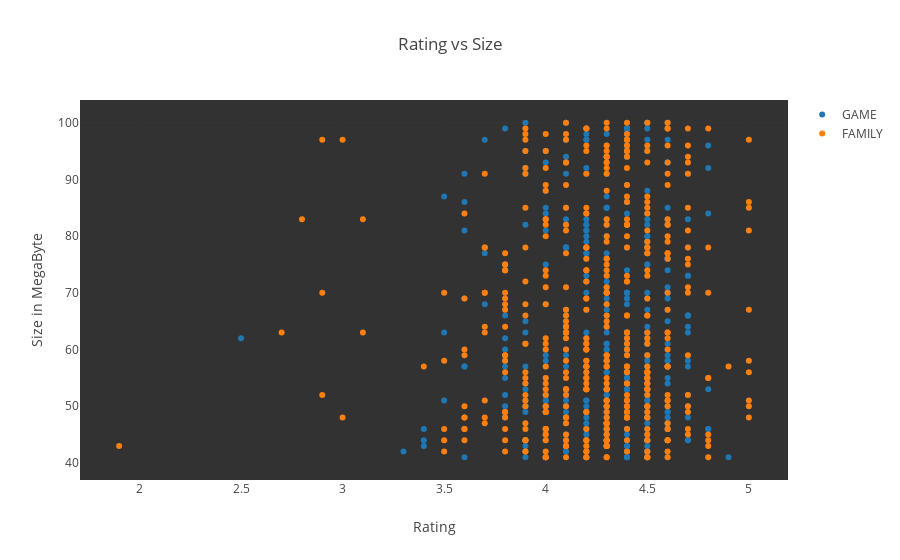

Write notebook code for a chart like this one.
### Markdown cell above
### Most top rated apps are sized between 2MB to 40MB

### Code cell
subset_df = df[df.Size > 40]
groups_temp = subset_df.groupby('Category').filter(lambda x: len(x) >20)

data = [{
    'x': groups_temp.loc[subset_df.Category==category[1]]['Rating'], 
    'type':'scatter',
    'y' : subset_df['Size'],
    'name' : str(category[1]),
    'mode' : 'markers',
    'showlegend': True,
    } for category in enumerate(['GAME', 'FAMILY'])]


layout = {'title':"Rating vs Size", 
          'xaxis': {'title' : 'Rating'},
          'yaxis' : {'title' : 'Size in MegaByte'},
         'plot_bgcolor': 'rgb(50,50,50)'}

plotly.offline.iplot({'data': data, 'layout': layout})

### Figure 1 — Plotly figure (JSON) as saved in the notebook; plotly's stock layout.template omitted (floating-point values rounded to 4 significant figures; data arrays with more than 128 entries replaced by an {"elided": "..."} marker saying what was removed)
{"data": [{"mode": "markers", "name": "GAME", "showlegend": true, "type": "scatter", "uid": "e3ab1fdf-5673-43e7-93ef-2693c495bdd7", "x": {"elided": "397 float values"}, "y": {"elided": "1307 int values"}}, {"mode": "markers", "name": "FAMILY", "showlegend": true, "type": "scatter", "uid": "c2a6800d-92c4-4d9d-bb3a-6fe7941a6c87", "x": {"elided": "456 float values"}, "y": {"elided": "1307 int values"}}], "layout": {"plot_bgcolor": "rgb(50,50,50)", "title": {"text": "Rating vs Size"}, "xaxis": {"title": {"text": "Rating"}}, "yaxis": {"title": {"text": "Size in MegaByte"}}}}
